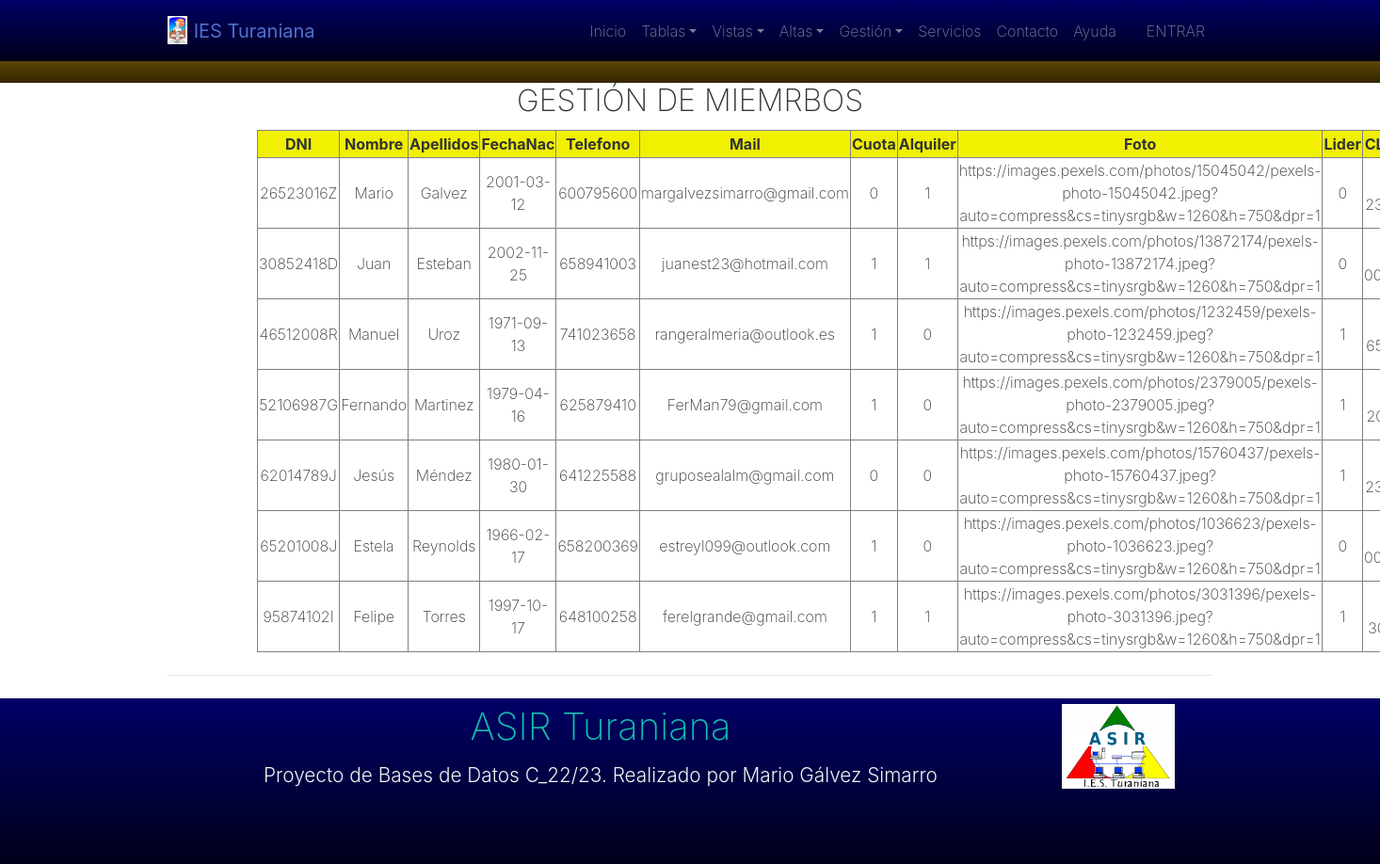
Screenshot of /G-miembros.php with the database file from the repository.
### tables this page shows
CREATE TABLE `miembro` (
  `DNI` varchar(9) NOT NULL,
  `Nombre` varchar(15) NOT NULL,
  `Apellidos` varchar(45) DEFAULT NULL,
  `FechaNac` date DEFAULT NULL,
  `Telefono` varchar(9) NOT NULL,
  `Mail` varchar(30) NOT NULL,
  `Cuota` tinyint(4) DEFAULT NULL,
  `Alquiler` tinyint(4) DEFAULT NULL,
  `Foto` varchar(250) DEFAULT NULL,
  `Lider` tinyint(4) DEFAULT NULL,
  `CLUB_CIF` varchar(10) NOT NULL
);

### G-miembros.php (the view, shortened to what this page needs)
<?php
	require_once('marcosup.php');
?>
    <div class="section">
      <div class="container">
        <div class="row text-center">
		   <div class="text-center mx-auto col-10">
			<h2> GESTIÓN DE MIEMRBOS</h2>
		   </div>
		</div>
		<div class="row text-center">
			<div class="text-center mx-auto col-10">
            <?php
            $tabla="miembro";
            $sentencia="select * from $tabla";
            echo "<table border='1'>";
            $cabeceras=mysqli_query($c,"SHOW FIELDS FROM $tabla");
            echo "<tr bgcolor='#f0f000'>";
            while ($cab=mysqli_fetch_row($cabeceras)){
				echo "<th>$cab[0]</th>";
			}
            echo "</tr>";
            $resultado=mysqli_query($c,$sentencia);
            while ($registro = mysqli_fetch_row($resultado)){
				echo "<tr>";
				$i=0;
				foreach ($registro as $fila){
					echo "<td> $registro[$i]</td>";
					$i++;
				}
				echo "</tr>";
			}
            echo "</table>";
            ?>
          </div>
        </div>
          <div class="row text-center">
		   <div class="col">
			<hr>
		   </div>
		</div>
      </div>
    </div>
<?php
	require_once('marcoinf.php');
?>

### rows the page displays
miembro: DNI "26523016Z", Nombre "Mario", Apellidos "Galvez", FechaNac "2001-03-12", Telefono "600795600", Mail "margalvezsimarro@gmail.com", Cuota "0", Alquiler "1", Foto "https://images.pexels.com/photos/15045042/pexels-photo-15045042.jpeg?auto=compress&cs=tinysrgb&w=1260&h=750&dpr=1", Lider "0"
miembro: DNI "30852418D", Nombre "Juan", Apellidos "Esteban", FechaNac "2002-11-25", Telefono "658941003", Mail "juanest23@hotmail.com", Cuota "1", Alquiler "1", Foto "https://images.pexels.com/photos/13872174/pexels-photo-13872174.jpeg?auto=compress&cs=tinysrgb&w=1260&h=750&dpr=1", Lider "0"
miembro: DNI "46512008R", Nombre "Manuel", Apellidos "Uroz", FechaNac "1971-09-13", Telefono "741023658", Mail "rangeralmeria@outlook.es", Cuota "1", Alquiler "0", Foto "https://images.pexels.com/photos/1232459/pexels-photo-1232459.jpeg?auto=compress&cs=tinysrgb&w=1260&h=750&dpr=1", Lider "1"
miembro: DNI "52106987G", Nombre "Fernando", Apellidos "Martinez", FechaNac "1979-04-16", Telefono "625879410", Mail "FerMan79@gmail.com", Cuota "1", Alquiler "0", Foto "https://images.pexels.com/photos/2379005/pexels-photo-2379005.jpeg?auto=compress&cs=tinysrgb&w=1260&h=750&dpr=1", Lider "1"
miembro: DNI "62014789J", Nombre "Jesús", Apellidos "Méndez", FechaNac "1980-01-30", Telefono "641225588", Mail "gruposealalm@gmail.com", Cuota "0", Alquiler "0", Foto "https://images.pexels.com/photos/15760437/pexels-photo-15760437.jpeg?auto=compress&cs=tinysrgb&w=1260&h=750&dpr=1", Lider "1"
miembro: DNI "65201008J", Nombre "Estela", Apellidos "Reynolds", FechaNac "1966-02-17", Telefono "658200369", Mail "estreyl099@outlook.com", Cuota "1", Alquiler "0", Foto "https://images.pexels.com/photos/1036623/pexels-photo-1036623.jpeg?auto=compress&cs=tinysrgb&w=1260&h=750&dpr=1", Lider "0"
miembro: DNI "95874102I", Nombre "Felipe", Apellidos "Torres", FechaNac "1997-10-17", Telefono "648100258", Mail "ferelgrande@gmail.com", Cuota "1", Alquiler "1", Foto "https://images.pexels.com/photos/3031396/pexels-photo-3031396.jpeg?auto=compress&cs=tinysrgb&w=1260&h=750&dpr=1", Lider "1"

### other values shown
$cab[0] "DNI"
$cab[0] "Nombre"
$cab[0] "Apellidos"
$cab[0] "FechaNac"
$cab[0] "Telefono"
$cab[0] "Mail"
$cab[0] "Cuota"
$cab[0] "Alquiler"
$cab[0] "Foto"
$cab[0] "Lider"
